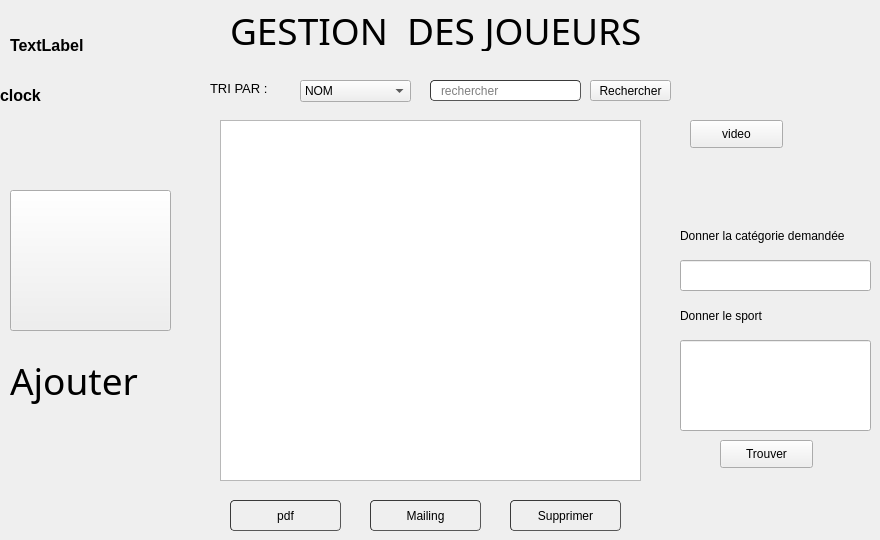
         <widget class="QWidget" name="page_12">
          <widget class="QLabel" name="label_36">
           <property name="geometry">
            <rect>
             <x>210</x>
             <y>80</y>
             <width>81</width>
             <height>16</height>
            </rect>
           </property>
           <property name="font">
            <font>
             <pointsize>10</pointsize>
            </font>
           </property>
           <property name="text">
            <string>TRI PAR :</string>
           </property>
          </widget>
          <widget class="QPushButton" name="mailing_j">
           <property name="geometry">
            <rect>
             <x>370</x>
             <y>500</y>
             <width>111</width>
             <height>31</height>
            </rect>
           </property>
           <property name="styleSheet">
            <string notr="true">	border-width: 1px; border-radius: 4px;
	border-color: rgb(58, 58, 58);
	border-style: inset;
	padding: 0 8px;


	selection-color: rgb(60, 63, 65);</string>
           </property>
           <property name="text">
            <string>Mailing</string>
           </property>
           <property name="icon">
            <iconset>
             <normaloff>:/logo/delete.png</normaloff>:/logo/delete.png</iconset>
           </property>
          </widget>
          <widget class="QPushButton" name="supprimer_j">
           <property name="geometry">
            <rect>
             <x>510</x>
             <y>500</y>
             <width>111</width>
             <height>31</height>
            </rect>
           </property>
           <property name="styleSheet">
            <string notr="true">	border-width: 1px; border-radius: 4px;
	border-color: rgb(58, 58, 58);
	border-style: inset;
	padding: 0 8px;


	selection-color: rgb(60, 63, 65);</string>
           </property>
           <property name="text">
            <string>Supprimer</string>
           </property>
           <property name="icon">
            <iconset>
             <normaloff>:/logo/delete.png</normaloff>:/logo/delete.png</iconset>
           </property>
          </widget>
          <widget class="QLineEdit" name="recherche_j">
           <property name="geometry">
            <rect>
             <x>430</x>
             <y>80</y>
             <width>151</width>
             <height>21</height>
            </rect>
           </property>
           <property name="styleSheet">
            <string notr="true">	border-width: 1px; border-radius: 4px;
	border-color: rgb(58, 58, 58);
	border-style: inset;
	padding: 0 8px;


	selection-background-color: rgb(187, 187, 187);
	selection-color: rgb(60, 63, 65);</string>
           </property>
           <property name="placeholderText">
            <string>rechercher</string>
           </property>
          </widget>
          <widget class="QPushButton" name="search_j">
           <property name="geometry">
            <rect>
             <x>590</x>
             <y>80</y>
             <width>81</width>
             <height>21</height>
            </rect>
           </property>
           <property name="font">
            <font>
             <pointsize>9</pointsize>
            </font>
           </property>
           <property name="text">
            <string>Rechercher</string>
           </property>
           <property name="iconSize">
            <size>
             <width>20</width>
             <height>20</height>
            </size>
           </property>
          </widget>
          <widget class="QLabel" name="label_37">
           <property name="geometry">
            <rect>
             <x>230</x>
             <y>10</y>
             <width>641</width>
             <height>41</height>
            </rect>
           </property>
           <property name="font">
            <font>
             <family>Nueva Std Cond</family>
             <pointsize>28</pointsize>
            </font>
           </property>
           <property name="text">
            <string>GESTION  DES JOUEURS</string>
           </property>
          </widget>
          <widget class="QTableView" name="tableView_j">
           <property name="geometry">
            <rect>
             <x>220</x>
             <y>120</y>
             <width>421</width>
             <height>361</height>
            </rect>
           </property>
           <property name="styleSheet">
            <string notr="true"/>
           </property>
          </widget>
          <widget class="QPushButton" name="aj_joueur">
           <property name="enabled">
            <bool>true</bool>
           </property>
           <property name="geometry">
            <rect>
             <x>10</x>
             <y>190</y>
             <width>161</width>
             <height>141</height>
            </rect>
           </property>
           <property name="styleSheet">
            <string notr="true">image: url(:/new/prefix1/icons/icons8_add_user_male_200px.png);</string>
           </property>
           <property name="text">
            <string/>
           </property>
           <property name="icon">
            <iconset>
             <normaloff>:/icons/523146.png</normaloff>:/icons/523146.png</iconset>
           </property>
           <property name="iconSize">
            <size>
             <width>150</width>
             <height>150</height>
            </size>
           </property>
           <property name="autoDefault">
            <bool>false</bool>
           </property>
          </widget>
          <widget class="QLabel" name="label_38">
           <property name="geometry">
            <rect>
             <x>10</x>
             <y>350</y>
             <width>161</width>
             <height>61</height>
            </rect>
           </property>
           <property name="font">
            <font>
             <family>Nueva Std Cond</family>
             <pointsize>28</pointsize>
            </font>
           </property>
           <property name="text">
            <string>Ajouter</string>
           </property>
          </widget>
          <widget class="QPushButton" name="pdf_j">
           <property name="geometry">
            <rect>
             <x>230</x>
             <y>500</y>
             <width>111</width>
             <height>31</height>
            </rect>
           </property>
           <property name="styleSheet">
            <string notr="true">	border-width: 1px; border-radius: 4px;
	border-color: rgb(58, 58, 58);
	border-style: inset;
	padding: 0 8px;


	selection-color: rgb(60, 63, 65);</string>
           </property>
           <property name="text">
            <string>pdf</string>
           </property>
           <property name="icon">
            <iconset>
             <normaloff>:/logo/delete.png</normaloff>:/logo/delete.png</iconset>
           </property>
          </widget>
          <widget class="QComboBox" name="tri_j">
           <property name="geometry">
            <rect>
             <x>300</x>
             <y>80</y>
             <width>111</width>
             <height>22</height>
            </rect>
           </property>
           <item>
            <property name="text">
             <string>NOM</string>
            </property>
           </item>
           <item>
            <property name="text">
             <string>ID</string>
            </property>
           </item>
           <item>
            <property name="text">
             <string>DATE</string>
            </property>
           </item>
          </widget>
          <widget class="QLineEdit" name="categorie">
           <property name="geometry">
            <rect>
             <x>680</x>
             <y>260</y>
             <width>191</width>
             <height>31</height>
            </rect>
           </property>
          </widget>
          <widget class="QLabel" name="label_39">
           <property name="geometry">
            <rect>
             <x>680</x>
             <y>220</y>
             <width>191</width>
             <height>31</height>
            </rect>
           </property>
           <property name="text">
            <string>Donner la catégorie demandée</string>
           </property>
          </widget>
          <widget class="QPushButton" name="trouver_j">
           <property name="geometry">
            <rect>
             <x>720</x>
             <y>440</y>
             <width>93</width>
             <height>28</height>
            </rect>
           </property>
           <property name="text">
            <string>Trouver</string>
           </property>
          </widget>
          <widget class="QLabel" name="label_40">
           <property name="geometry">
            <rect>
             <x>680</x>
             <y>300</y>
             <width>191</width>
             <height>31</height>
            </rect>
           </property>
           <property name="text">
            <string>Donner le sport</string>
           </property>
          </widget>
          <widget class="QLineEdit" name="descrip">
           <property name="geometry">
            <rect>
             <x>680</x>
             <y>340</y>
             <width>191</width>
             <height>91</height>
            </rect>
           </property>
          </widget>
          <widget class="QLabel" name="Digital_clock">
           <property name="geometry">
            <rect>
             <x>0</x>
             <y>70</y>
             <width>161</width>
             <height>51</height>
            </rect>
           </property>
           <property name="font">
            <font>
             <pointsize>12</pointsize>
             <weight>75</weight>
             <bold>true</bold>
            </font>
           </property>
           <property name="text">
            <string>clock</string>
           </property>
          </widget>
          <widget class="QLabel" name="DateTime">
           <property name="geometry">
            <rect>
             <x>10</x>
             <y>20</y>
             <width>121</width>
             <height>51</height>
            </rect>
           </property>
           <property name="font">
            <font>
             <pointsize>12</pointsize>
             <weight>75</weight>
             <bold>true</bold>
            </font>
           </property>
           <property name="text">
            <string>TextLabel</string>
           </property>
          </widget>
          <widget class="QPushButton" name="pushButton_2">
           <property name="geometry">
            <rect>
             <x>690</x>
             <y>120</y>
             <width>93</width>
             <height>28</height>
            </rect>
           </property>
           <property name="text">
            <string>video</string>
           </property>
          </widget>
         </widget>
